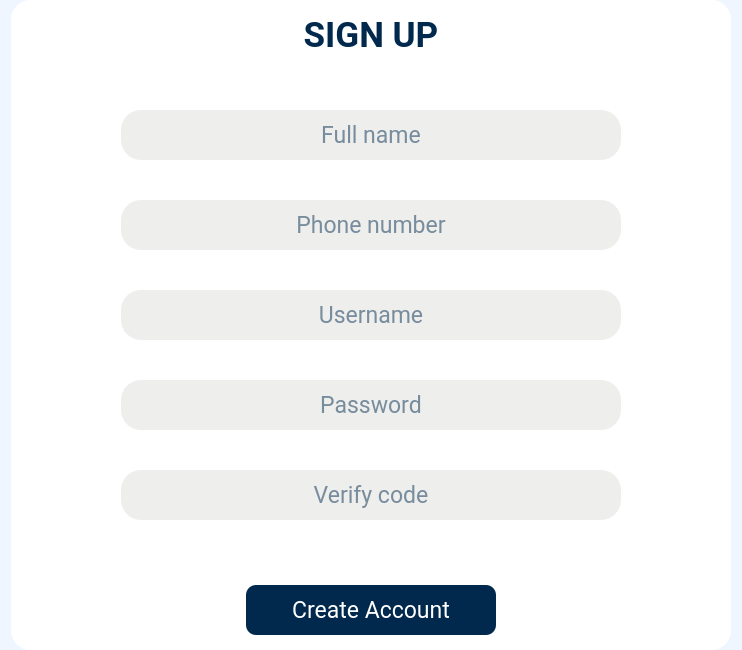
             <widget class="QWidget" name="Page_signup">
              <property name="styleSheet">
               <string notr="true">background-color: rgb(240, 246, 255);</string>
              </property>
              <layout class="QGridLayout" name="gridLayout_3">
               <property name="topMargin">
                <number>0</number>
               </property>
               <property name="bottomMargin">
                <number>0</number>
               </property>
               <item row="0" column="0">
                <widget class="QFrame" name="Signup_form">
                 <property name="maximumSize">
                  <size>
                   <width>720</width>
                   <height>650</height>
                  </size>
                 </property>
                 <property name="styleSheet">
                  <string notr="true">background-color: rgb(255, 255, 255);
border-radius: 20px;
color: rgb(0, 41, 77);</string>
                 </property>
                 <property name="frameShape">
                  <enum>QFrame::NoFrame</enum>
                 </property>
                 <property name="frameShadow">
                  <enum>QFrame::Raised</enum>
                 </property>
                 <property name="lineWidth">
                  <number>5</number>
                 </property>
                 <layout class="QFormLayout" name="formLayout">
                  <property name="horizontalSpacing">
                   <number>0</number>
                  </property>
                  <property name="verticalSpacing">
                   <number>0</number>
                  </property>
                  <property name="leftMargin">
                   <number>0</number>
                  </property>
                  <property name="topMargin">
                   <number>0</number>
                  </property>
                  <property name="bottomMargin">
                   <number>0</number>
                  </property>
                  <item row="0" column="0">
                   <widget class="QLabel" name="label_9">
                    <property name="minimumSize">
                     <size>
                      <width>720</width>
                      <height>70</height>
                     </size>
                    </property>
                    <property name="maximumSize">
                     <size>
                      <width>720</width>
                      <height>70</height>
                     </size>
                    </property>
                    <property name="font">
                     <font>
                      <family>Roboto</family>
                      <pointsize>26</pointsize>
                      <weight>75</weight>
                      <bold>true</bold>
                     </font>
                    </property>
                    <property name="text">
                     <string>SIGN UP</string>
                    </property>
                    <property name="alignment">
                     <set>Qt::AlignCenter</set>
                    </property>
                   </widget>
                  </item>
                  <item row="1" column="0">
                   <widget class="QFrame" name="LineEdit_signup">
                    <property name="minimumSize">
                     <size>
                      <width>720</width>
                      <height>500</height>
                     </size>
                    </property>
                    <property name="maximumSize">
                     <size>
                      <width>720</width>
                      <height>500</height>
                     </size>
                    </property>
                    <property name="frameShape">
                     <enum>QFrame::StyledPanel</enum>
                    </property>
                    <property name="frameShadow">
                     <enum>QFrame::Raised</enum>
                    </property>
                    <layout class="QVBoxLayout" name="verticalLayout_11">
                     <property name="spacing">
                      <number>0</number>
                     </property>
                     <property name="leftMargin">
                      <number>110</number>
                     </property>
                     <property name="topMargin">
                      <number>0</number>
                     </property>
                     <property name="rightMargin">
                      <number>0</number>
                     </property>
                     <item>
                      <widget class="QLineEdit" name="Signup_name">
                       <property name="sizePolicy">
                        <sizepolicy hsizetype="Preferred" vsizetype="Preferred">
                         <horstretch>0</horstretch>
                         <verstretch>0</verstretch>
                        </sizepolicy>
                       </property>
                       <property name="minimumSize">
                        <size>
                         <width>500</width>
                         <height>50</height>
                        </size>
                       </property>
                       <property name="maximumSize">
                        <size>
                         <width>500</width>
                         <height>50</height>
                        </size>
                       </property>
                       <property name="font">
                        <font>
                         <family>Roboto</family>
                         <pointsize>17</pointsize>
                         <weight>50</weight>
                         <bold>false</bold>
                        </font>
                       </property>
                       <property name="focusPolicy">
                        <enum>Qt::StrongFocus</enum>
                       </property>
                       <property name="styleSheet">
                        <string notr="true">background-color: rgb(238, 238, 236);
color: rgb(0, 41, 77);</string>
                       </property>
                       <property name="text">
                        <string/>
                       </property>
                       <property name="alignment">
                        <set>Qt::AlignCenter</set>
                       </property>
                       <property name="placeholderText">
                        <string>Full name</string>
                       </property>
                      </widget>
                     </item>
                     <item>
                      <widget class="QLineEdit" name="Signup_phone">
                       <property name="sizePolicy">
                        <sizepolicy hsizetype="Preferred" vsizetype="Preferred">
                         <horstretch>0</horstretch>
                         <verstretch>0</verstretch>
                        </sizepolicy>
                       </property>
                       <property name="minimumSize">
                        <size>
                         <width>500</width>
                         <height>50</height>
                        </size>
                       </property>
                       <property name="maximumSize">
                        <size>
                         <width>500</width>
                         <height>50</height>
                        </size>
                       </property>
                       <property name="font">
                        <font>
                         <family>Roboto</family>
                         <pointsize>17</pointsize>
                        </font>
                       </property>
                       <property name="focusPolicy">
                        <enum>Qt::StrongFocus</enum>
                       </property>
                       <property name="styleSheet">
                        <string notr="true">background-color: rgb(238, 238, 236);
color: rgb(0, 41, 77);</string>
                       </property>
                       <property name="text">
                        <string/>
                       </property>
                       <property name="echoMode">
                        <enum>QLineEdit::Normal</enum>
                       </property>
                       <property name="alignment">
                        <set>Qt::AlignCenter</set>
                       </property>
                       <property name="placeholderText">
                        <string>Phone number</string>
                       </property>
                      </widget>
                     </item>
                     <item>
                      <widget class="QLineEdit" name="Signup_username">
                       <property name="sizePolicy">
                        <sizepolicy hsizetype="Preferred" vsizetype="Preferred">
                         <horstretch>0</horstretch>
                         <verstretch>0</verstretch>
                        </sizepolicy>
                       </property>
                       <property name="minimumSize">
                        <size>
                         <width>500</width>
                         <height>50</height>
                        </size>
                       </property>
                       <property name="maximumSize">
                        <size>
                         <width>500</width>
                         <height>50</height>
                        </size>
                       </property>
                       <property name="font">
                        <font>
                         <family>Roboto</family>
                         <pointsize>17</pointsize>
                        </font>
                       </property>
                       <property name="focusPolicy">
                        <enum>Qt::StrongFocus</enum>
                       </property>
                       <property name="styleSheet">
                        <string notr="true">background-color: rgb(238, 238, 236);
color: rgb(0, 41, 77);</string>
                       </property>
                       <property name="text">
                        <string/>
                       </property>
                       <property name="echoMode">
                        <enum>QLineEdit::Normal</enum>
                       </property>
                       <property name="alignment">
                        <set>Qt::AlignCenter</set>
                       </property>
                       <property name="placeholderText">
                        <string>Username</string>
                       </property>
                      </widget>
                     </item>
                     <item>
                      <widget class="QLineEdit" name="Signup_password">
                       <property name="sizePolicy">
                        <sizepolicy hsizetype="Preferred" vsizetype="Preferred">
                         <horstretch>0</horstretch>
                         <verstretch>0</verstretch>
                        </sizepolicy>
                       </property>
                       <property name="minimumSize">
                        <size>
                         <width>500</width>
                         <height>50</height>
                        </size>
                       </property>
                       <property name="maximumSize">
                        <size>
                         <width>500</width>
                         <height>50</height>
                        </size>
                       </property>
                       <property name="font">
                        <font>
                         <family>Roboto</family>
                         <pointsize>17</pointsize>
                        </font>
                       </property>
                       <property name="focusPolicy">
                        <enum>Qt::StrongFocus</enum>
                       </property>
                       <property name="styleSheet">
                        <string notr="true">background-color: rgb(238, 238, 236);
color: rgb(0, 41, 77);</string>
                       </property>
                       <property name="text">
                        <string/>
                       </property>
                       <property name="echoMode">
                        <enum>QLineEdit::Password</enum>
                       </property>
                       <property name="alignment">
                        <set>Qt::AlignCenter</set>
                       </property>
                       <property name="placeholderText">
                        <string>Password</string>
                       </property>
                      </widget>
                     </item>
                     <item>
                      <widget class="QLineEdit" name="Signup_code">
                       <property name="sizePolicy">
                        <sizepolicy hsizetype="Preferred" vsizetype="Preferred">
                         <horstretch>0</horstretch>
                         <verstretch>0</verstretch>
                        </sizepolicy>
                       </property>
                       <property name="minimumSize">
                        <size>
                         <width>500</width>
                         <height>50</height>
                        </size>
                       </property>
                       <property name="maximumSize">
                        <size>
                         <width>500</width>
                         <height>50</height>
                        </size>
                       </property>
                       <property name="font">
                        <font>
                         <family>Roboto</family>
                         <pointsize>17</pointsize>
                         <weight>50</weight>
                         <bold>false</bold>
                        </font>
                       </property>
                       <property name="focusPolicy">
                        <enum>Qt::StrongFocus</enum>
                       </property>
                       <property name="styleSheet">
                        <string notr="true">background-color: rgb(238, 238, 236);
color: rgb(0, 41, 77);</string>
                       </property>
                       <property name="text">
                        <string/>
                       </property>
                       <property name="alignment">
                        <set>Qt::AlignCenter</set>
                       </property>
                       <property name="placeholderText">
                        <string>Verify code</string>
                       </property>
                      </widget>
                     </item>
                    </layout>
                   </widget>
                  </item>
                  <item row="2" column="0">
                   <widget class="QFrame" name="Frame_btn_signup">
                    <property name="minimumSize">
                     <size>
                      <width>720</width>
                      <height>80</height>
                     </size>
                    </property>
                    <property name="maximumSize">
                     <size>
                      <width>720</width>
                      <height>80</height>
                     </size>
                    </property>
                    <property name="frameShape">
                     <enum>QFrame::StyledPanel</enum>
                    </property>
                    <property name="frameShadow">
                     <enum>QFrame::Raised</enum>
                    </property>
                    <layout class="QVBoxLayout" name="verticalLayout_12">
                     <property name="spacing">
                      <number>0</number>
                     </property>
                     <property name="leftMargin">
                      <number>235</number>
                     </property>
                     <property name="topMargin">
                      <number>0</number>
                     </property>
                     <property name="rightMargin">
                      <number>0</number>
                     </property>
                     <property name="bottomMargin">
                      <number>0</number>
                     </property>
                     <item>
                      <widget class="QPushButton" name="Signup_btn_signup">
                       <property name="minimumSize">
                        <size>
                         <width>250</width>
                         <height>50</height>
                        </size>
                       </property>
                       <property name="maximumSize">
                        <size>
                         <width>250</width>
                         <height>50</height>
                        </size>
                       </property>
                       <property name="font">
                        <font>
                         <family>Roboto</family>
                         <pointsize>17</pointsize>
                         <weight>50</weight>
                         <italic>false</italic>
                         <bold>false</bold>
                        </font>
                       </property>
                       <property name="focusPolicy">
                        <enum>Qt::TabFocus</enum>
                       </property>
                       <property name="styleSheet">
                        <string notr="true">
QPushButton{
background-color: rgb(0, 41, 77);
color: rgb(255, 255, 255);
border-radius:10px;
}
QPushButton:hover{
	background-color: rgb(216, 229, 254);
	color: rgb(0, 41, 77);
}</string>
                       </property>
                       <property name="text">
                        <string>Create Account</string>
                       </property>
                       <property name="default">
                        <bool>true</bool>
                       </property>
                       <property name="flat">
                        <bool>true</bool>
                       </property>
                      </widget>
                     </item>
                    </layout>
                   </widget>
                  </item>
                 </layout>
                </widget>
               </item>
              </layout>
             </widget>
